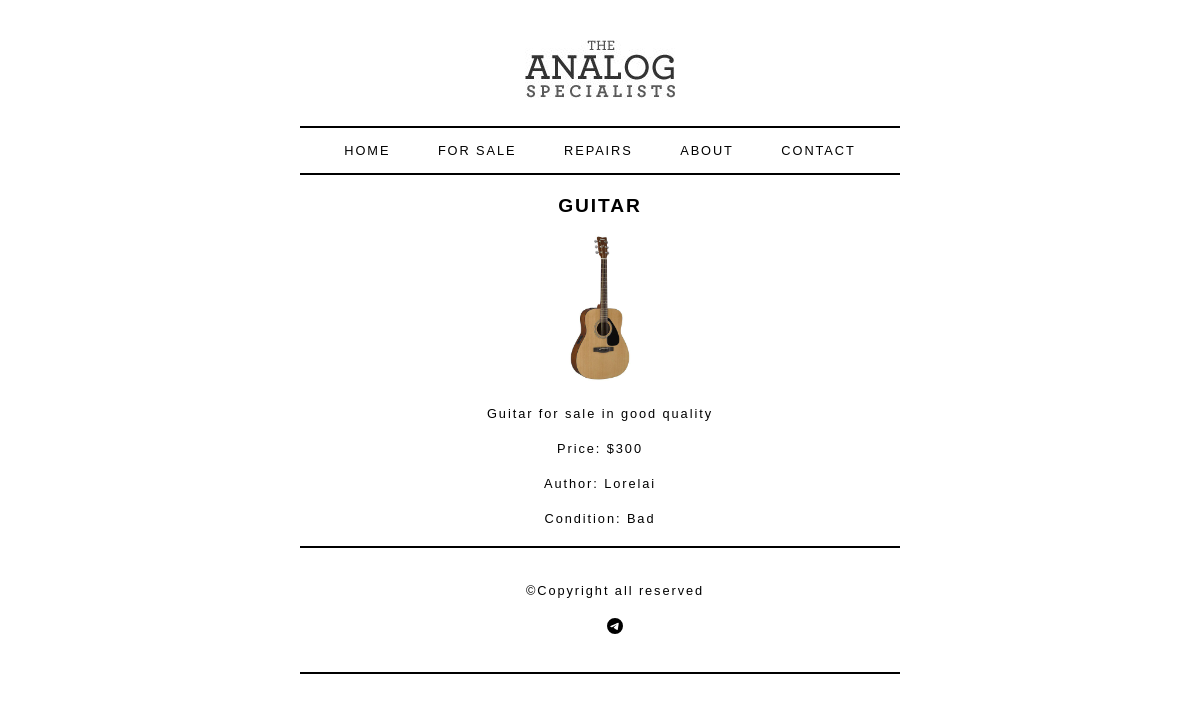
The page /sale/2/ on the database its author committed.
### main/models.py (models this page shows, shortened)
class Product(models.Model):
    class Status(models.TextChoices):
        GOOD = 'Good'
        BAD = 'Bad'
    title = models.CharField(max_length=50)
    image = models.ImageField(upload_to='products/%Y/%m/%d')
    description = models.TextField()
    price = models.PositiveIntegerField()
    author = models.CharField(max_length=20, blank=True, null=True)
    condition = models.CharField(max_length=4, choices=Status.choices, blank=True, null=True)
    class Meta:
        ordering = ['-id']

### main/views.py (the view)
# urls.py: path('sale/<pk>/', sale_detail, name='sale_detail'),
def sale_detail(request, pk):
    try:
        product = Product.objects.get(id=pk)
    except Product.DoesNotExist:
        return render(request, 'error/404.html')
    context = {
        'product':  product
    }
    return render(request, 'main/sale_detail.html', context)

### main/templates/main/sale_detail.html (shortened to what this page needs)
{% extends 'base.html' %}
{% load static %}
{% block content %}
    <div class="product">
        <h2>{{ product.title }}</h2>
        <img src="{{ product.image.url }}" alt="piano">
        <p>{{ product.description }}</p>
        <p>Price: ${{ product.price }}</p>
        <p>Author: {{ product.author }}</p>
        <p>Condition: {{ product.condition }}</p>
    </div>
{% endblock %}

### main/static/css/base.css (style rules this page uses)
body { font-size: 80%; font-family: 'Gill Sans', 'Gill Sans MT', Calibri, 'Trebuchet MS', sans-serif; letter-spacing: 0.15em; }
p { color: #000; width: 600px; margin: 20px auto 20px auto; font-weight: normal; }
.product { margin: 20px; text-align: center; }
.product img { width: 200; height: 150px; }
.product h2 { font-family: 'Gill Sans', 'Gill Sans MT', Calibri, 'Trebuchet MS', sans-serif; text-transform: uppercase; }

### rows shown on the page
Product: title "GUITAR", image (picture), description "Guitar for sale in good quality", price "300", author "Lorelai", condition "Bad"
